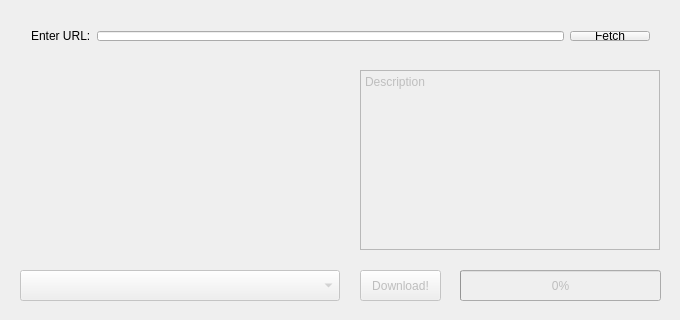
<?xml version="1.0" encoding="UTF-8"?>
<ui version="4.0">
 <class>YoutubeDL</class>
 <widget class="QMainWindow" name="YoutubeDL">
  <property name="geometry">
   <rect>
    <x>0</x>
    <y>0</y>
    <width>680</width>
    <height>320</height>
   </rect>
  </property>
  <property name="sizePolicy">
   <sizepolicy hsizetype="Fixed" vsizetype="Fixed">
    <horstretch>0</horstretch>
    <verstretch>0</verstretch>
   </sizepolicy>
  </property>
  <property name="minimumSize">
   <size>
    <width>680</width>
    <height>320</height>
   </size>
  </property>
  <property name="maximumSize">
   <size>
    <width>680</width>
    <height>320</height>
   </size>
  </property>
  <property name="windowTitle">
   <string>MainWindow</string>
  </property>
  <widget class="QWidget" name="centralWidget">
   <widget class="QTextBrowser" name="descBox">
    <property name="enabled">
     <bool>false</bool>
    </property>
    <property name="geometry">
     <rect>
      <x>360</x>
      <y>70</y>
      <width>300</width>
      <height>180</height>
     </rect>
    </property>
    <property name="acceptDrops">
     <bool>false</bool>
    </property>
    <property name="html">
     <string>&lt;!DOCTYPE HTML PUBLIC &quot;-//W3C//DTD HTML 4.0//EN&quot; &quot;http://www.w3.org/TR/REC-html40/strict.dtd&quot;&gt;
&lt;html&gt;&lt;head&gt;&lt;meta name=&quot;qrichtext&quot; content=&quot;1&quot; /&gt;&lt;style type=&quot;text/css&quot;&gt;
p, li { white-space: pre-wrap; }
&lt;/style&gt;&lt;/head&gt;&lt;body style=&quot; font-family:'Sans Serif'; font-size:9pt; font-weight:400; font-style:normal;&quot;&gt;
&lt;p style=&quot; margin-top:0px; margin-bottom:0px; margin-left:0px; margin-right:0px; -qt-block-indent:0; text-indent:0px;&quot;&gt;Description&lt;/p&gt;&lt;/body&gt;&lt;/html&gt;</string>
    </property>
   </widget>
   <widget class="QLabel" name="thumbLabel">
    <property name="geometry">
     <rect>
      <x>20</x>
      <y>70</y>
      <width>320</width>
      <height>180</height>
     </rect>
    </property>
    <property name="text">
     <string/>
    </property>
   </widget>
   <widget class="QComboBox" name="formatBox">
    <property name="enabled">
     <bool>false</bool>
    </property>
    <property name="geometry">
     <rect>
      <x>20</x>
      <y>270</y>
      <width>320</width>
      <height>31</height>
     </rect>
    </property>
   </widget>
   <widget class="QPushButton" name="downloadButton">
    <property name="enabled">
     <bool>false</bool>
    </property>
    <property name="geometry">
     <rect>
      <x>360</x>
      <y>270</y>
      <width>81</width>
      <height>31</height>
     </rect>
    </property>
    <property name="text">
     <string>Download!</string>
    </property>
   </widget>
   <widget class="QWidget" name="layoutWidget">
    <property name="geometry">
     <rect>
      <x>20</x>
      <y>20</y>
      <width>641</width>
      <height>32</height>
     </rect>
    </property>
    <layout class="QHBoxLayout" name="horizontalLayout">
     <item>
      <widget class="QLabel" name="enterUrl">
       <property name="text">
        <string>Enter URL:</string>
       </property>
      </widget>
     </item>
     <item>
      <widget class="QLineEdit" name="urlBox">
       <property name="sizePolicy">
        <sizepolicy hsizetype="Expanding" vsizetype="Fixed">
         <horstretch>0</horstretch>
         <verstretch>0</verstretch>
        </sizepolicy>
       </property>
      </widget>
     </item>
     <item>
      <widget class="QPushButton" name="fetchButton">
       <property name="enabled">
        <bool>true</bool>
       </property>
       <property name="text">
        <string>Fetch</string>
       </property>
      </widget>
     </item>
    </layout>
   </widget>
   <widget class="QProgressBar" name="progressBar">
    <property name="enabled">
     <bool>false</bool>
    </property>
    <property name="geometry">
     <rect>
      <x>460</x>
      <y>270</y>
      <width>201</width>
      <height>31</height>
     </rect>
    </property>
    <property name="autoFillBackground">
     <bool>false</bool>
    </property>
    <property name="value">
     <number>0</number>
    </property>
    <property name="textVisible">
     <bool>true</bool>
    </property>
    <property name="invertedAppearance">
     <bool>false</bool>
    </property>
   </widget>
  </widget>
 </widget>
 <layoutdefault spacing="6" margin="11"/>
 <resources/>
 <connections/>
</ui>
